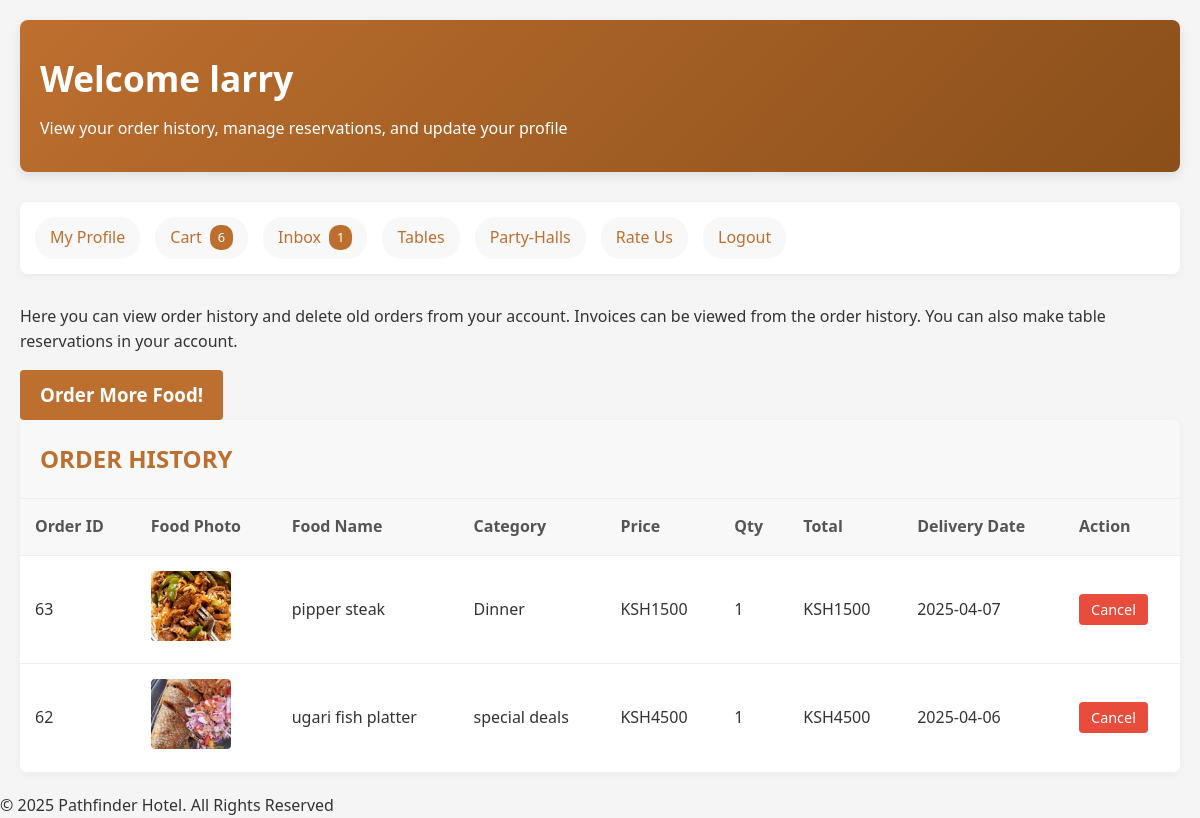
/member-index.php (signed in), run on the app's committed database.
### tables this page shows
CREATE TABLE `orders_details` (
  `order_id` int(10) NOT NULL,
  `member_id` int(10) NOT NULL,
  `billing_id` int(10) NOT NULL,
  `cart_id` int(15) NOT NULL,
  `delivery_date` date NOT NULL,
  `StaffID` int(15) NOT NULL,
  `flag` int(1) NOT NULL,
  `time_stamp` time NOT NULL
);

CREATE TABLE `cart_details` (
  `cart_id` int(15) NOT NULL,
  `member_id` int(15) NOT NULL,
  `lt` varchar(10) NOT NULL DEFAULT 'food',
  `food_id` int(15) NOT NULL,
  `quantity_id` int(15) NOT NULL,
  `total` float NOT NULL,
  `flag` int(1) NOT NULL
);

CREATE TABLE `food_details` (
  `food_id` int(15) NOT NULL,
  `food_name` varchar(45) NOT NULL,
  `food_description` text NOT NULL,
  `food_price` float NOT NULL,
  `food_photo` text NOT NULL,
  `food_category` int(15) NOT NULL
);

CREATE TABLE `categories` (
  `category_id` int(15) NOT NULL,
  `category_name` varchar(45) NOT NULL
);

CREATE TABLE `quantities` (
  `quantity_id` int(5) NOT NULL,
  `quantity_value` int(5) NOT NULL
);

### member-index.php (the view, shortened to what this page needs)
<?php
    $conn = mysqli_connect(DB_HOST, DB_USER, DB_PASSWORD,DB_DATABASE);
    $memberId=$_SESSION['SESS_MEMBER_ID'];
    $result=mysqli_query($conn,"SELECT * FROM orders_details o inner join cart_details c on c.cart_id = o.cart_id inner join quantities q on q.quantity_id = c.quantity_id WHERE o.member_id='$memberId' ")
    or die("There are no records to display ... \n" . mysqli_error());
    $flag_0 = 0;
    $items=mysqli_query($conn,"SELECT * FROM cart_details WHERE member_id='$memberId' AND flag='$flag_0'")
    or die("Something is wrong ... \n" . mysqli_error());
    $num_items = mysqli_num_rows($items);
    $messages=mysqli_query($conn,"SELECT * FROM messages")
    or die("Something is wrong ... \n" . mysqli_error());
    $num_messages = mysqli_num_rows($messages);
    $currency_symbol = 'KSH';
?>
<!DOCTYPE html>
<html lang="en">
<head>
</head>
<body>
    <div class="container">
        <div class="welcome-header">
            <h1>Welcome <?php echo $_SESSION['SESS_FIRST_NAME'];?></h1>
            <p>View your order history, manage reservations, and update your profile</p>
        </div>
        <div class="quick-links">
            <a href="member-profile.php">My Profile</a>
            <a href="cart.php">Cart <span class="badge"><?php echo $num_items;?></span></a>
            <a href="inbox.php">Inbox <span class="badge"><?php echo $num_messages;?></span></a>
            <a href="tables.php">Tables</a>
            <a href="partyhalls.php">Party-Halls</a>
            <a href="ratings.php">Rate Us</a>
            <a href="logout.php">Logout</a>
        </div>
        <div class="info-box">
            <p>Here you can view order history and delete old orders from your account. Invoices can be viewed from the order history. You can also make table reservations in your account.</p>
            <h3><a href="foodzone.php" style="display: inline-block; margin-top: 15px; padding: 10px 20px; background: #bd6f2f; color: white; border-radius: 4px;">Order More Food!</a></h3>
        </div>
        <div class="order-history">
            <h2>ORDER HISTORY</h2>
            <table>
                <thead>
                    <tr>
                        <th>Order ID</th>
                        <th>Food Photo</th>
                        <th>Food Name</th>
                        <th>Category</th>
                        <th>Price</th>
                        <th>Qty</th>
                        <th>Total</th>
                        <th>Delivery Date</th>
                        <th>Action</th>
                    </tr>
                </thead>
                <tbody>
                    <?php
                    while ($row=mysqli_fetch_array($result)){
                        $lt = $row['lt'];
                        if($lt =='food'){
                            $qry = "SELECT * FROM food_details f inner join categories c on c.category_id = f.food_category where food_id = {$row['food_id']}";
                        }else{
                            $qry = "SELECT * FROM specials where special_id = {$row['food_id']}";
                        }
                        $res = mysqli_fetch_array(mysqli_query($conn,$qry));
                        echo "<tr>";
                        echo "<td>" . $row['order_id']."</td>";
                        echo '<td><a href="images/'. $res[$lt.'_photo']. '" target="_blank"><img src="images/'. $res[$lt.'_photo']. '" class="food-img" alt="'. $res[$lt.'_name']. '"></a></td>';
                        echo "<td>" . $res[$lt.'_name']."</td>";
                        echo "<td>" . ($lt == 'food' ? $res['category_name'] : 'Special Deals')."</td>";
                        echo "<td>" . $currency_symbol . $res[$lt.'_price']."</td>";
                        echo "<td>" . $row['quantity_value']."</td>";
                        echo "<td>" . $currency_symbol . $row['total']."</td>";
                        echo "<td>" . $row['delivery_date']."</td>";
                        echo '<td><a href="delete-order.php?id=' . $row['order_id'] . '" class="action-btn">Cancel</a></td>';
                        echo "</tr>";
                    }
                    ?>
                </tbody>
            </table>
        </div>
    </div>
    <?php include 'footer.php'; ?>
</body>
</html>

### member-index.php (style rules this page uses)
* { box-sizing: border-box; margin: 0; padding: 0; font-family: 'Segoe UI', Tahoma, Geneva, Verdana, sans-serif; }
body { line-height: 1.6; color: #333; background-color: #f5f5f5; }
a { text-decoration: none; color: #bd6f2f; transition: color 0.3s; }
.container { max-width: 1500px; margin: 0 auto; padding: 20px; }
.welcome-header { background: linear-gradient(135deg, #bd6f2f, #8a4f1a); color: white; padding: 30px 20px; margin-bottom: 30px; border-radius: 8px; box-shadow: 0 4px 12px rgba(0,0,0,0.1); }
.welcome-header h1 { font-size: 2.2rem; margin-bottom: 10px; }
.quick-links { display: flex; flex-wrap: wrap; gap: 15px; margin-bottom: 30px; padding: 15px; background: white; border-radius: 8px; box-shadow: 0 2px 8px rgba(0,0,0,0.05); }
.quick-links a { display: flex; align-items: center; padding: 8px 15px; background: #f8f8f8; border-radius: 20px; font-weight: 500; }
.badge { margin-left: 8px; background: #bd6f2f; color: white; padding: 2px 8px; border-radius: 10px; font-size: 0.8rem; }
.order-history { background: white; border-radius: 8px; box-shadow: 0 2px 8px rgba(0,0,0,0.05); overflow-x: auto; }
.order-history h2 { padding: 20px; background: #f8f8f8; border-bottom: 1px solid #eee; color: #bd6f2f; }
table { width: 100%; border-collapse: collapse; }
th, td { padding: 15px; text-align: left; border-bottom: 1px solid #eee; }
th { background: #f8f8f8; font-weight: 600; color: #555; }
.food-img { width: 80px; height: 70px; object-fit: cover; border-radius: 4px; transition: transform 0.3s; }
.action-btn { padding: 6px 12px; background: #e74c3c; color: white; border-radius: 4px; font-size: 0.9rem; }

### data on the page
orders_details: order_id "63", cart.lt (picture), cart.food_name "pipper steak", categories.category_name "Dinner", cart.food_price "1500", quantities.quantity_value "1", cart.total "1500", delivery_date "2025-04-07"
orders_details: order_id "62", cart.lt (picture), cart.food_name "ugari fish platter", categories.category_name "special deals", cart.food_price "4500", quantities.quantity_value "1", cart.total "4500", delivery_date "2025-04-06"

### other printed values
$_SESSION['SESS_FIRST_NAME'] "larry"
$num_items "6"
$num_messages "1"
APP_NAME "Pathfinder Hotel"
